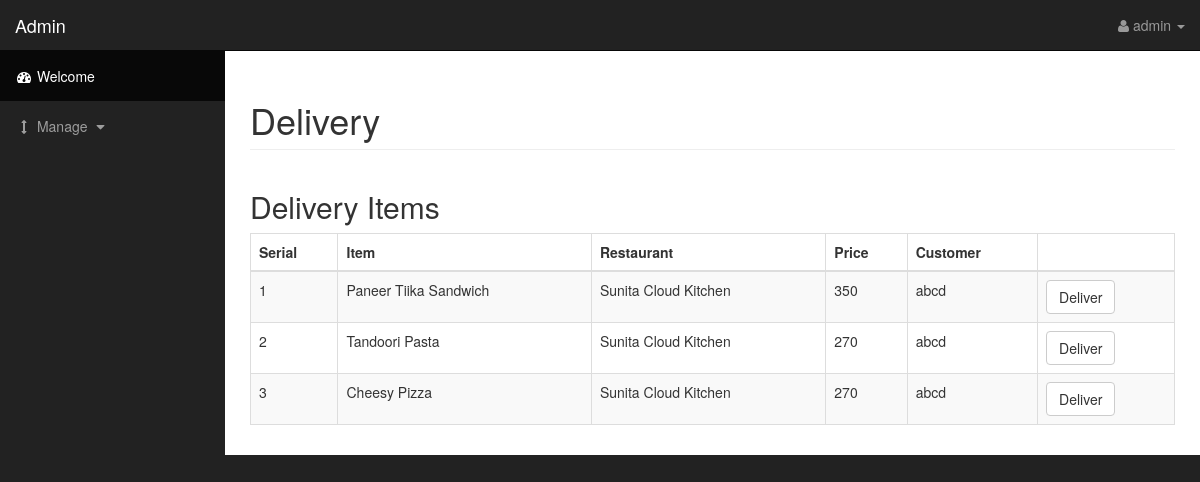
/admin/index.php?adp=5 (signed in), run on the app's committed database.
### tables this page shows
CREATE TABLE `cart` (
  `sl` int(128) NOT NULL,
  `username` varchar(256) NOT NULL,
  `restaurant` varchar(256) NOT NULL,
  `item` varchar(256) NOT NULL,
  `price` int(128) NOT NULL,
  `quantity` int(128) NOT NULL,
  `delivery` int(128) NOT NULL DEFAULT '0',
  `imagename` varchar(180) NOT NULL
);

### admin/delivery.php (the view, shortened to what this page needs)
<div class="container-fluid">
            <div class="row">
                <div class="col-lg-12">
                    <h1 class="page-header">
                        Delivery
                    </h1>
                </div>
            </div>
            <?php
            if(isset($_SESSION['valid'])==True){?>
            <div class="row">
                <div class="col-lg-6" style="width: 100%">
                    <h2>Delivery Items</h2>
                    <div class="table-responsive">
                        <table class="table table-bordered table-hover table-striped">
                            <thead>
                                <tr>
                                    <th>Serial</th>
                                    <th>Item</th>
                                    <th>Restaurant</th>
                                    <th>Price</th>
                                    <th>Customer</th>
                                    <th></th>
                                </tr>
                            </thead>
                            <tbody>
                                <?php
                                $sql = 'SELECT * FROM cart WHERE delivery = 1';
                                $result = mysqli_query($conn,$sql);
                                $count = 1;
                                while($row = mysqli_fetch_array($result))
                                {
                                    echo "<tr>
                                    <td>".$count."</td>
                                    <td>".$row[3]."</td>
                                    <td>".$row[2]."</td>
                                    <td>".$row[4] * $row[5]."</td>
                                    <td>".$row[1]."</td>
                                    <td><form method=\"post\" action=\"deliver.php\"><a href=\"deliver.php?id=".$row['0']."&restaurant=".$row[2]."&sell=".$row[4] * $row[5]."\" class=\"delete\"><input type=\"button\" class=\"btn btn-default\" value=\"Deliver\"></a></form></td>
                                </tr>";
                                $count++;
                            }
                            ?>
                        </tbody>
                    </table>
                </div>
            </div>
        </div>
        <?php
    }
    ?>
</div>

### admin/css/sb-admin.css (style rules this page uses)
body { margin-top: 100px; background-color: #222; }
@media (min-width:768px) { body { margin-top: 50px; } }

### data on the page
cart: item "Paneer Tiika Sandwich", restaurant "Sunita Cloud Kitchen", $row[4]*$row[5] "350", username "abcd"
cart: item "Tandoori Pasta", restaurant "Sunita Cloud Kitchen", $row[4]*$row[5] "270", username "abcd"
cart: item "Cheesy Pizza", restaurant "Sunita Cloud Kitchen", $row[4]*$row[5] "270", username "abcd"

### other printed values
$_SESSION['username'] "admin"
